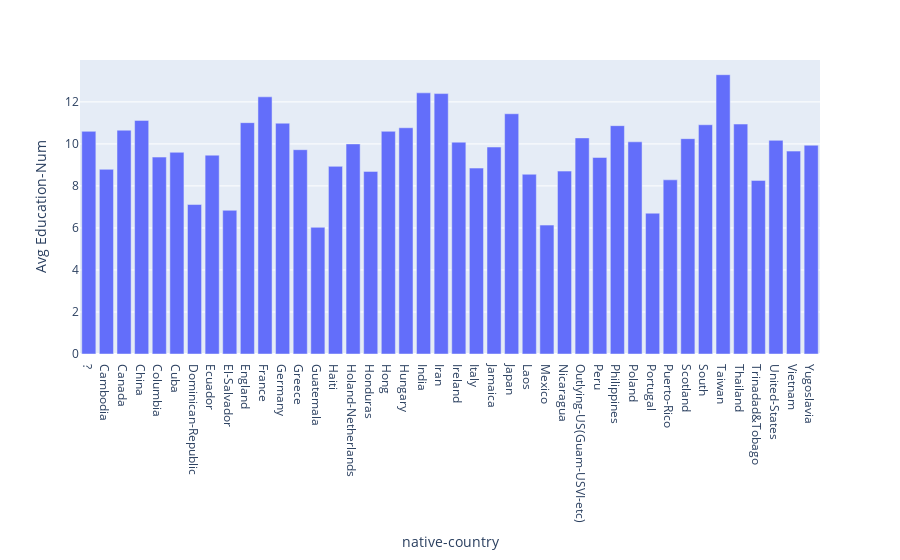

Here is the notebook cell this chart was saved with:
### Code cell
#Create bar chart aggregating avg education num by native country
fig = px.bar(data_chart1, x="native-country",y='Avg Education-Num')
fig.show()

### Figure 1 — Plotly figure (JSON) as saved in the notebook; plotly's stock layout.template omitted (floating-point values rounded to 4 significant figures)
{"data": [{"alignmentgroup": "True", "hovertemplate": "native-country=%{x}<br>Avg Education-Num=%{y}<extra></extra>", "legendgroup": "", "marker": {"color": "#636efa", "pattern": {"shape": ""}}, "name": "", "offsetgroup": "", "orientation": "v", "showlegend": false, "textposition": "auto", "type": "bar", "x": [" ?", " Cambodia", " Canada", " China", " Columbia", " Cuba", " Dominican-Republic", " Ecuador", " El-Salvador", " England", " France", " Germany", " Greece", " Guatemala", " Haiti", " Holand-Netherlands", " Honduras", " Hong", " Hungary", " India", " Iran", " Ireland", " Italy", " Jamaica", " Japan", " Laos", " Mexico", " Nicaragua", " Outlying-US(Guam-USVI-etc)", " Peru", " Philippines", " Poland", " Portugal", " Puerto-Rico", " Scotland", " South", " Taiwan", " Thailand", " Trinadad&Tobago", " United-States", " Vietnam", " Yugoslavia"], "xaxis": "x", "y": [10.6, 8.789, 10.65, 11.12, 9.373, 9.6, 7.114, 9.464, 6.84, 11.01, 12.24, 10.99, 9.724, 6.031, 8.932, 10, 8.692, 10.6, 10.77, 12.43, 12.4, 10.08, 8.849, 9.852, 11.44, 8.556, 6.135, 8.706, 10.29, 9.355, 10.87, 10.1, 6.703, 8.289, 10.25, 10.91, 13.29, 10.94, 8.263, 10.17, 9.657, 9.938], "yaxis": "y"}], "layout": {"autosize": true, "barmode": "relative", "legend": {"tracegroupgap": 0}, "margin": {"t": 60}, "xaxis": {"anchor": "y", "autorange": true, "domain": [0, 1], "range": [-0.5, 41.5], "title": {"text": "native-country"}, "type": "category"}, "yaxis": {"anchor": "x", "autorange": true, "domain": [0, 1], "range": [0, 13.99], "title": {"text": "Avg Education-Num"}, "type": "linear"}}}
